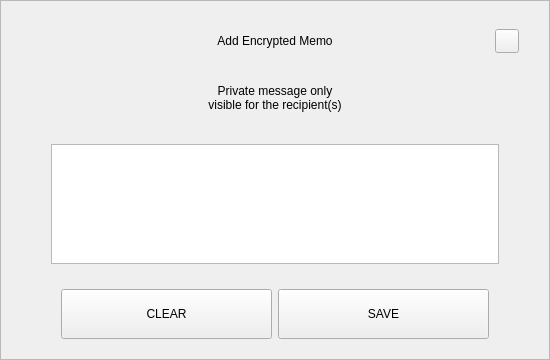
<?xml version="1.0" encoding="UTF-8"?>
<ui version="4.0">
 <class>SendMemoDialog</class>
 <widget class="QDialog" name="SendMemoDialog">
  <property name="geometry">
   <rect>
    <x>0</x>
    <y>0</y>
    <width>550</width>
    <height>360</height>
   </rect>
  </property>
  <property name="windowTitle">
   <string>Dialog</string>
  </property>
  <layout class="QVBoxLayout" name="verticalLayout">
   <property name="spacing">
    <number>0</number>
   </property>
   <property name="leftMargin">
    <number>0</number>
   </property>
   <property name="topMargin">
    <number>0</number>
   </property>
   <property name="rightMargin">
    <number>0</number>
   </property>
   <property name="bottomMargin">
    <number>0</number>
   </property>
   <item>
    <widget class="QFrame" name="frame">
     <property name="styleSheet">
      <string notr="true"/>
     </property>
     <property name="frameShape">
      <enum>QFrame::StyledPanel</enum>
     </property>
     <property name="frameShadow">
      <enum>QFrame::Raised</enum>
     </property>
     <layout class="QVBoxLayout" name="verticalLayout_2" stretch="0,0,0,0,0,0">
      <property name="spacing">
       <number>0</number>
      </property>
      <property name="leftMargin">
       <number>30</number>
      </property>
      <property name="topMargin">
       <number>20</number>
      </property>
      <property name="rightMargin">
       <number>30</number>
      </property>
      <property name="bottomMargin">
       <number>20</number>
      </property>
      <item>
       <layout class="QHBoxLayout" name="horizontalLayout_3">
        <property name="spacing">
         <number>0</number>
        </property>
        <item>
         <spacer name="horizontalSpacer_2">
          <property name="orientation">
           <enum>Qt::Horizontal</enum>
          </property>
          <property name="sizeHint" stdset="0">
           <size>
            <width>40</width>
            <height>20</height>
           </size>
          </property>
         </spacer>
        </item>
        <item>
         <widget class="QLabel" name="labelTitle">
          <property name="minimumSize">
           <size>
            <width>0</width>
            <height>40</height>
           </size>
          </property>
          <property name="maximumSize">
           <size>
            <width>16777215</width>
            <height>40</height>
           </size>
          </property>
          <property name="styleSheet">
           <string notr="true">padding-left:24px;</string>
          </property>
          <property name="text">
           <string notr="true">Add Encrypted Memo</string>
          </property>
          <property name="alignment">
           <set>Qt::AlignCenter</set>
          </property>
          <property name="margin">
           <number>7</number>
          </property>
         </widget>
        </item>
        <item>
         <spacer name="horizontalSpacer">
          <property name="orientation">
           <enum>Qt::Horizontal</enum>
          </property>
          <property name="sizeHint" stdset="0">
           <size>
            <width>40</width>
            <height>20</height>
           </size>
          </property>
         </spacer>
        </item>
        <item>
         <widget class="QPushButton" name="btnEsc">
          <property name="minimumSize">
           <size>
            <width>24</width>
            <height>24</height>
           </size>
          </property>
          <property name="maximumSize">
           <size>
            <width>24</width>
            <height>24</height>
           </size>
          </property>
          <property name="focusPolicy">
           <enum>Qt::NoFocus</enum>
          </property>
          <property name="text">
           <string/>
          </property>
         </widget>
        </item>
       </layout>
      </item>
      <item alignment="Qt::AlignHCenter">
       <widget class="QLabel" name="labelMessage">
        <property name="minimumSize">
         <size>
          <width>0</width>
          <height>50</height>
         </size>
        </property>
        <property name="text">
         <string>Private message only visible for the recipient(s)</string>
        </property>
        <property name="alignment">
         <set>Qt::AlignCenter</set>
        </property>
        <property name="wordWrap">
         <bool>true</bool>
        </property>
       </widget>
      </item>
      <item>
       <spacer name="verticalSpacer_3">
        <property name="orientation">
         <enum>Qt::Vertical</enum>
        </property>
        <property name="sizeType">
         <enum>QSizePolicy::Fixed</enum>
        </property>
        <property name="sizeHint" stdset="0">
         <size>
          <width>20</width>
          <height>10</height>
         </size>
        </property>
       </spacer>
      </item>
      <item>
       <layout class="QHBoxLayout" name="horizontalLayout_2">
        <property name="spacing">
         <number>0</number>
        </property>
        <property name="leftMargin">
         <number>20</number>
        </property>
        <property name="rightMargin">
         <number>20</number>
        </property>
        <item>
         <widget class="QTextEdit" name="textEdit">
          <property name="maximumSize">
           <size>
            <width>16777215</width>
            <height>120</height>
           </size>
          </property>
          <property name="horizontalScrollBarPolicy">
           <enum>Qt::ScrollBarAlwaysOff</enum>
          </property>
          <property name="documentTitle">
           <string notr="true"/>
          </property>
          <property name="html">
           <string>&lt;!DOCTYPE HTML PUBLIC &quot;-//W3C//DTD HTML 4.0//EN&quot; &quot;http://www.w3.org/TR/REC-html40/strict.dtd&quot;&gt;
&lt;html&gt;&lt;head&gt;&lt;meta name=&quot;qrichtext&quot; content=&quot;1&quot; /&gt;&lt;style type=&quot;text/css&quot;&gt;
p, li { white-space: pre-wrap; }
&lt;/style&gt;&lt;/head&gt;&lt;body style=&quot; font-family:'.SF NS Text'; font-size:13pt; font-weight:400; font-style:normal;&quot;&gt;
&lt;p style=&quot;-qt-paragraph-type:empty; margin-top:0px; margin-bottom:0px; margin-left:0px; margin-right:0px; -qt-block-indent:0; text-indent:0px;&quot;&gt;&lt;br /&gt;&lt;/p&gt;&lt;/body&gt;&lt;/html&gt;</string>
          </property>
         </widget>
        </item>
       </layout>
      </item>
      <item>
       <spacer name="verticalSpacer">
        <property name="orientation">
         <enum>Qt::Vertical</enum>
        </property>
        <property name="sizeType">
         <enum>QSizePolicy::Fixed</enum>
        </property>
        <property name="sizeHint" stdset="0">
         <size>
          <width>20</width>
          <height>25</height>
         </size>
        </property>
       </spacer>
      </item>
      <item>
       <layout class="QHBoxLayout" name="horizontalLayout" stretch="2,2">
        <property name="spacing">
         <number>6</number>
        </property>
        <property name="leftMargin">
         <number>30</number>
        </property>
        <property name="rightMargin">
         <number>30</number>
        </property>
        <item>
         <widget class="QPushButton" name="btnCancel">
          <property name="minimumSize">
           <size>
            <width>180</width>
            <height>50</height>
           </size>
          </property>
          <property name="focusPolicy">
           <enum>Qt::NoFocus</enum>
          </property>
          <property name="text">
           <string notr="true">CLEAR</string>
          </property>
         </widget>
        </item>
        <item>
         <widget class="QPushButton" name="btnSave">
          <property name="minimumSize">
           <size>
            <width>180</width>
            <height>50</height>
           </size>
          </property>
          <property name="focusPolicy">
           <enum>Qt::NoFocus</enum>
          </property>
          <property name="text">
           <string>SAVE</string>
          </property>
         </widget>
        </item>
       </layout>
      </item>
     </layout>
    </widget>
   </item>
  </layout>
 </widget>
 <resources/>
 <connections/>
</ui>
